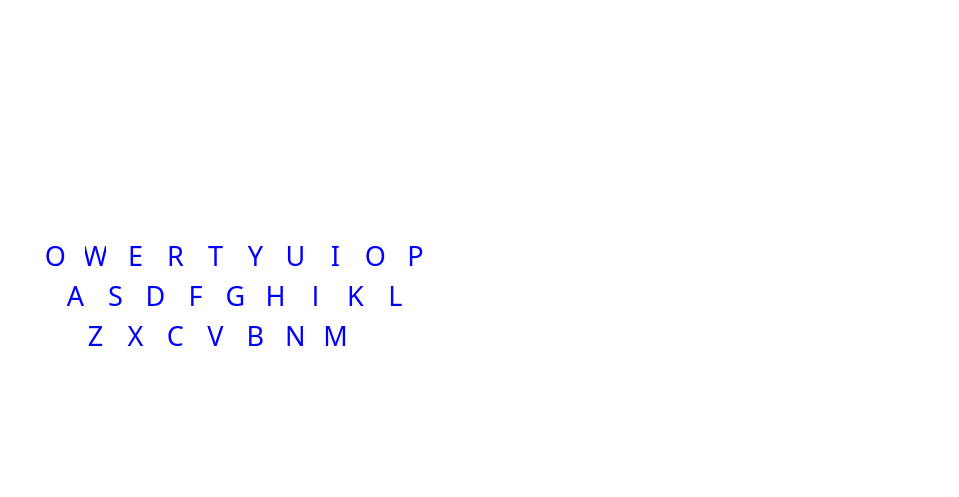
<?xml version="1.0" encoding="UTF-8"?>
<ui version="4.0">
 <class>MainWindow</class>
 <widget class="QMainWindow" name="MainWindow">
  <property name="geometry">
   <rect>
    <x>0</x>
    <y>0</y>
    <width>959</width>
    <height>497</height>
   </rect>
  </property>
  <property name="windowTitle">
   <string>MainWindow</string>
  </property>
  <property name="styleSheet">
   <string notr="true">background-color: #FFFFFF</string>
  </property>
  <widget class="QWidget" name="centralwidget">
   <widget class="QPushButton" name="btn_q">
    <property name="geometry">
     <rect>
      <x>40</x>
      <y>240</y>
      <width>31</width>
      <height>31</height>
     </rect>
    </property>
    <property name="font">
     <font>
      <family>휴먼편지체</family>
      <pointsize>20</pointsize>
     </font>
    </property>
    <property name="styleSheet">
     <string notr="true"> border: none;           /* 테두리 제거 */
 border-radius: 10px;    /* 둥근 모서리 */
 background-color: #FFFFFF; /* 배경색: 녹색 */
 color: blue;           /* 텍스트 색상 */
 padding: 5px</string>
    </property>
    <property name="text">
     <string>Q</string>
    </property>
   </widget>
   <widget class="QPushButton" name="btn_w">
    <property name="geometry">
     <rect>
      <x>80</x>
      <y>240</y>
      <width>31</width>
      <height>31</height>
     </rect>
    </property>
    <property name="font">
     <font>
      <family>휴먼편지체</family>
      <pointsize>20</pointsize>
     </font>
    </property>
    <property name="styleSheet">
     <string notr="true"> border: none;           /* 테두리 제거 */
 border-radius: 10px;    /* 둥근 모서리 */
 background-color: #FFFFFF; /* 배경색: 녹색 */
 color: blue;           /* 텍스트 색상 */
 padding: 5px</string>
    </property>
    <property name="text">
     <string>W</string>
    </property>
   </widget>
   <widget class="QPushButton" name="btn_e">
    <property name="geometry">
     <rect>
      <x>120</x>
      <y>240</y>
      <width>31</width>
      <height>31</height>
     </rect>
    </property>
    <property name="font">
     <font>
      <family>휴먼편지체</family>
      <pointsize>20</pointsize>
     </font>
    </property>
    <property name="styleSheet">
     <string notr="true"> border: none;           /* 테두리 제거 */
 border-radius: 10px;    /* 둥근 모서리 */
 background-color: #FFFFFF; /* 배경색: 녹색 */
 color: blue;           /* 텍스트 색상 */
 padding: 5px</string>
    </property>
    <property name="text">
     <string>E</string>
    </property>
   </widget>
   <widget class="QPushButton" name="btn_r">
    <property name="geometry">
     <rect>
      <x>160</x>
      <y>240</y>
      <width>31</width>
      <height>31</height>
     </rect>
    </property>
    <property name="font">
     <font>
      <family>휴먼편지체</family>
      <pointsize>20</pointsize>
     </font>
    </property>
    <property name="styleSheet">
     <string notr="true"> border: none;           /* 테두리 제거 */
 border-radius: 10px;    /* 둥근 모서리 */
 background-color: #FFFFFF; /* 배경색: 녹색 */
 color: blue;           /* 텍스트 색상 */
 padding: 5px</string>
    </property>
    <property name="text">
     <string>R</string>
    </property>
   </widget>
   <widget class="QPushButton" name="btn_t">
    <property name="geometry">
     <rect>
      <x>200</x>
      <y>240</y>
      <width>31</width>
      <height>31</height>
     </rect>
    </property>
    <property name="font">
     <font>
      <family>휴먼편지체</family>
      <pointsize>20</pointsize>
     </font>
    </property>
    <property name="styleSheet">
     <string notr="true"> border: none;           /* 테두리 제거 */
 border-radius: 10px;    /* 둥근 모서리 */
 background-color: #FFFFFF; /* 배경색: 녹색 */
 color: blue;           /* 텍스트 색상 */
 padding: 5px</string>
    </property>
    <property name="text">
     <string>T</string>
    </property>
   </widget>
   <widget class="QPushButton" name="btn_y">
    <property name="geometry">
     <rect>
      <x>240</x>
      <y>240</y>
      <width>31</width>
      <height>31</height>
     </rect>
    </property>
    <property name="font">
     <font>
      <family>휴먼편지체</family>
      <pointsize>20</pointsize>
     </font>
    </property>
    <property name="styleSheet">
     <string notr="true"> border: none;           /* 테두리 제거 */
 border-radius: 10px;    /* 둥근 모서리 */
 background-color: #FFFFFF; /* 배경색: 녹색 */
 color: blue;           /* 텍스트 색상 */
 padding: 5px</string>
    </property>
    <property name="text">
     <string>Y</string>
    </property>
   </widget>
   <widget class="QPushButton" name="btn_u">
    <property name="geometry">
     <rect>
      <x>280</x>
      <y>240</y>
      <width>31</width>
      <height>31</height>
     </rect>
    </property>
    <property name="font">
     <font>
      <family>휴먼편지체</family>
      <pointsize>20</pointsize>
     </font>
    </property>
    <property name="styleSheet">
     <string notr="true"> border: none;           /* 테두리 제거 */
 border-radius: 10px;    /* 둥근 모서리 */
 background-color: #FFFFFF; /* 배경색: 녹색 */
 color: blue;           /* 텍스트 색상 */
 padding: 5px</string>
    </property>
    <property name="text">
     <string>U</string>
    </property>
   </widget>
   <widget class="QPushButton" name="btn_i">
    <property name="geometry">
     <rect>
      <x>320</x>
      <y>240</y>
      <width>31</width>
      <height>31</height>
     </rect>
    </property>
    <property name="font">
     <font>
      <family>휴먼편지체</family>
      <pointsize>20</pointsize>
     </font>
    </property>
    <property name="styleSheet">
     <string notr="true"> border: none;           /* 테두리 제거 */
 border-radius: 10px;    /* 둥근 모서리 */
 background-color: #FFFFFF; /* 배경색: 녹색 */
 color: blue;           /* 텍스트 색상 */
 padding: 5px</string>
    </property>
    <property name="text">
     <string>I</string>
    </property>
   </widget>
   <widget class="QPushButton" name="btn_o">
    <property name="geometry">
     <rect>
      <x>360</x>
      <y>240</y>
      <width>31</width>
      <height>31</height>
     </rect>
    </property>
    <property name="font">
     <font>
      <family>휴먼편지체</family>
      <pointsize>20</pointsize>
     </font>
    </property>
    <property name="styleSheet">
     <string notr="true"> border: none;           /* 테두리 제거 */
 border-radius: 10px;    /* 둥근 모서리 */
 background-color: #FFFFFF; /* 배경색: 녹색 */
 color: blue;           /* 텍스트 색상 */
 padding: 5px</string>
    </property>
    <property name="text">
     <string>O</string>
    </property>
   </widget>
   <widget class="QPushButton" name="btn_p">
    <property name="geometry">
     <rect>
      <x>400</x>
      <y>240</y>
      <width>31</width>
      <height>31</height>
     </rect>
    </property>
    <property name="font">
     <font>
      <family>휴먼편지체</family>
      <pointsize>20</pointsize>
     </font>
    </property>
    <property name="styleSheet">
     <string notr="true"> border: none;           /* 테두리 제거 */
 border-radius: 10px;    /* 둥근 모서리 */
 background-color: #FFFFFF; /* 배경색: 녹색 */
 color: blue;           /* 텍스트 색상 */
 padding: 5px</string>
    </property>
    <property name="text">
     <string>P</string>
    </property>
   </widget>
   <widget class="QPushButton" name="btn_a">
    <property name="geometry">
     <rect>
      <x>60</x>
      <y>280</y>
      <width>31</width>
      <height>31</height>
     </rect>
    </property>
    <property name="font">
     <font>
      <family>휴먼편지체</family>
      <pointsize>20</pointsize>
     </font>
    </property>
    <property name="styleSheet">
     <string notr="true"> border: none;           /* 테두리 제거 */
 border-radius: 10px;    /* 둥근 모서리 */
 background-color: #FFFFFF; /* 배경색: 녹색 */
 color: blue;           /* 텍스트 색상 */
 padding: 5px</string>
    </property>
    <property name="text">
     <string>A</string>
    </property>
   </widget>
   <widget class="QPushButton" name="btn_s">
    <property name="geometry">
     <rect>
      <x>100</x>
      <y>280</y>
      <width>31</width>
      <height>31</height>
     </rect>
    </property>
    <property name="font">
     <font>
      <family>휴먼편지체</family>
      <pointsize>20</pointsize>
     </font>
    </property>
    <property name="styleSheet">
     <string notr="true"> border: none;           /* 테두리 제거 */
 border-radius: 10px;    /* 둥근 모서리 */
 background-color: #FFFFFF; /* 배경색: 녹색 */
 color: blue;           /* 텍스트 색상 */
 padding: 5px</string>
    </property>
    <property name="text">
     <string>S</string>
    </property>
   </widget>
   <widget class="QPushButton" name="btn_d">
    <property name="geometry">
     <rect>
      <x>140</x>
      <y>280</y>
      <width>31</width>
      <height>31</height>
     </rect>
    </property>
    <property name="font">
     <font>
      <family>휴먼편지체</family>
      <pointsize>20</pointsize>
     </font>
    </property>
    <property name="styleSheet">
     <string notr="true"> border: none;           /* 테두리 제거 */
 border-radius: 10px;    /* 둥근 모서리 */
 background-color: #FFFFFF; /* 배경색: 녹색 */
 color: blue;           /* 텍스트 색상 */
 padding: 5px</string>
    </property>
    <property name="text">
     <string>D</string>
    </property>
   </widget>
   <widget class="QPushButton" name="btn_f">
    <property name="geometry">
     <rect>
      <x>180</x>
      <y>280</y>
      <width>31</width>
      <height>31</height>
     </rect>
    </property>
    <property name="font">
     <font>
      <family>휴먼편지체</family>
      <pointsize>20</pointsize>
     </font>
    </property>
    <property name="styleSheet">
     <string notr="true"> border: none;           /* 테두리 제거 */
 border-radius: 10px;    /* 둥근 모서리 */
 background-color: #FFFFFF; /* 배경색: 녹색 */
 color: blue;           /* 텍스트 색상 */
 padding: 5px</string>
    </property>
    <property name="text">
     <string>F</string>
    </property>
   </widget>
   <widget class="QPushButton" name="btn_g">
    <property name="geometry">
     <rect>
      <x>220</x>
      <y>280</y>
      <width>31</width>
      <height>31</height>
     </rect>
    </property>
    <property name="font">
     <font>
      <family>휴먼편지체</family>
      <pointsize>20</pointsize>
     </font>
    </property>
    <property name="styleSheet">
     <string notr="true"> border: none;           /* 테두리 제거 */
 border-radius: 10px;    /* 둥근 모서리 */
 background-color: #FFFFFF; /* 배경색: 녹색 */
 color: blue;           /* 텍스트 색상 */
 padding: 5px</string>
    </property>
    <property name="text">
     <string>G</string>
    </property>
   </widget>
   <widget class="QPushButton" name="btn_h">
    <property name="geometry">
     <rect>
      <x>260</x>
      <y>280</y>
      <width>31</width>
      <height>31</height>
     </rect>
    </property>
    <property name="font">
     <font>
      <family>휴먼편지체</family>
      <pointsize>20</pointsize>
     </font>
    </property>
    <property name="styleSheet">
     <string notr="true"> border: none;           /* 테두리 제거 */
 border-radius: 10px;    /* 둥근 모서리 */
 background-color: #FFFFFF; /* 배경색: 녹색 */
 color: blue;           /* 텍스트 색상 */
 padding: 5px</string>
    </property>
    <property name="text">
     <string>H</string>
    </property>
   </widget>
   <widget class="QPushButton" name="btn_j">
    <property name="geometry">
     <rect>
      <x>300</x>
      <y>280</y>
      <width>31</width>
      <height>31</height>
     </rect>
    </property>
    <property name="font">
     <font>
      <family>휴먼편지체</family>
      <pointsize>20</pointsize>
     </font>
    </property>
    <property name="styleSheet">
     <string notr="true"> border: none;           /* 테두리 제거 */
 border-radius: 10px;    /* 둥근 모서리 */
 background-color: #FFFFFF; /* 배경색: 녹색 */
 color: blue;           /* 텍스트 색상 */
 padding: 5px</string>
    </property>
    <property name="text">
     <string>J</string>
    </property>
   </widget>
   <widget class="QPushButton" name="btn_k">
    <property name="geometry">
     <rect>
      <x>340</x>
      <y>280</y>
      <width>31</width>
      <height>31</height>
     </rect>
    </property>
    <property name="font">
     <font>
      <family>휴먼편지체</family>
      <pointsize>20</pointsize>
     </font>
    </property>
    <property name="styleSheet">
     <string notr="true"> border: none;           /* 테두리 제거 */
 border-radius: 10px;    /* 둥근 모서리 */
 background-color: #FFFFFF; /* 배경색: 녹색 */
 color: blue;           /* 텍스트 색상 */
 padding: 5px</string>
    </property>
    <property name="text">
     <string>K</string>
    </property>
   </widget>
   <widget class="QPushButton" name="btn_l">
    <property name="geometry">
     <rect>
      <x>380</x>
      <y>280</y>
      <width>31</width>
      <height>31</height>
     </rect>
    </property>
    <property name="font">
     <font>
      <family>휴먼편지체</family>
      <pointsize>20</pointsize>
     </font>
    </property>
    <property name="styleSheet">
     <string notr="true"> border: none;           /* 테두리 제거 */
 border-radius: 10px;    /* 둥근 모서리 */
 background-color: #FFFFFF; /* 배경색: 녹색 */
 color: blue;           /* 텍스트 색상 */
 padding: 5px</string>
    </property>
    <property name="text">
     <string>L</string>
    </property>
   </widget>
   <widget class="QPushButton" name="btn_z">
    <property name="geometry">
     <rect>
      <x>80</x>
      <y>320</y>
      <width>31</width>
      <height>31</height>
     </rect>
    </property>
    <property name="font">
     <font>
      <family>휴먼편지체</family>
      <pointsize>20</pointsize>
     </font>
    </property>
    <property name="styleSheet">
     <string notr="true"> border: none;           /* 테두리 제거 */
 border-radius: 10px;    /* 둥근 모서리 */
 background-color: #FFFFFF; /* 배경색: 녹색 */
 color: blue;           /* 텍스트 색상 */
 padding: 5px</string>
    </property>
    <property name="text">
     <string>Z</string>
    </property>
   </widget>
   <widget class="QPushButton" name="btn_x">
    <property name="geometry">
     <rect>
      <x>120</x>
      <y>320</y>
      <width>31</width>
      <height>31</height>
     </rect>
    </property>
    <property name="font">
     <font>
      <family>휴먼편지체</family>
      <pointsize>20</pointsize>
     </font>
    </property>
    <property name="styleSheet">
     <string notr="true"> border: none;           /* 테두리 제거 */
 border-radius: 10px;    /* 둥근 모서리 */
 background-color: #FFFFFF; /* 배경색: 녹색 */
 color: blue;           /* 텍스트 색상 */
 padding: 5px</string>
    </property>
    <property name="text">
     <string>X</string>
    </property>
   </widget>
   <widget class="QPushButton" name="btn_c">
    <property name="geometry">
     <rect>
      <x>160</x>
      <y>320</y>
      <width>31</width>
      <height>31</height>
     </rect>
    </property>
    <property name="font">
     <font>
      <family>휴먼편지체</family>
      <pointsize>20</pointsize>
     </font>
    </property>
    <property name="styleSheet">
     <string notr="true"> border: none;           /* 테두리 제거 */
 border-radius: 10px;    /* 둥근 모서리 */
 background-color: #FFFFFF; /* 배경색: 녹색 */
 color: blue;           /* 텍스트 색상 */
 padding: 5px</string>
    </property>
    <property name="text">
     <string>C</string>
    </property>
   </widget>
   <widget class="QPushButton" name="btn_v">
    <property name="geometry">
     <rect>
      <x>200</x>
      <y>320</y>
      <width>31</width>
      <height>31</height>
     </rect>
    </property>
    <property name="font">
     <font>
      <family>휴먼편지체</family>
      <pointsize>20</pointsize>
     </font>
    </property>
    <property name="styleSheet">
     <string notr="true"> border: none;           /* 테두리 제거 */
 border-radius: 10px;    /* 둥근 모서리 */
 background-color: #FFFFFF; /* 배경색: 녹색 */
 color: blue;           /* 텍스트 색상 */
 padding: 5px</string>
    </property>
    <property name="text">
     <string>V</string>
    </property>
   </widget>
   <widget class="QPushButton" name="btn_b">
    <property name="geometry">
     <rect>
      <x>240</x>
      <y>320</y>
      <width>31</width>
      <height>31</height>
     </rect>
    </property>
    <property name="font">
     <font>
      <family>휴먼편지체</family>
      <pointsize>20</pointsize>
     </font>
    </property>
    <property name="styleSheet">
     <string notr="true"> border: none;           /* 테두리 제거 */
 border-radius: 10px;    /* 둥근 모서리 */
 background-color: #FFFFFF; /* 배경색: 녹색 */
 color: blue;           /* 텍스트 색상 */
 padding: 5px</string>
    </property>
    <property name="text">
     <string>B</string>
    </property>
   </widget>
   <widget class="QPushButton" name="btn_n">
    <property name="geometry">
     <rect>
      <x>280</x>
      <y>320</y>
      <width>31</width>
      <height>31</height>
     </rect>
    </property>
    <property name="font">
     <font>
      <family>휴먼편지체</family>
      <pointsize>20</pointsize>
     </font>
    </property>
    <property name="styleSheet">
     <string notr="true"> border: none;           /* 테두리 제거 */
 border-radius: 10px;    /* 둥근 모서리 */
 background-color: #FFFFFF; /* 배경색: 녹색 */
 color: blue;           /* 텍스트 색상 */
 padding: 5px</string>
    </property>
    <property name="text">
     <string>N</string>
    </property>
   </widget>
   <widget class="QPushButton" name="btn_m">
    <property name="geometry">
     <rect>
      <x>320</x>
      <y>320</y>
      <width>31</width>
      <height>31</height>
     </rect>
    </property>
    <property name="font">
     <font>
      <family>휴먼편지체</family>
      <pointsize>20</pointsize>
     </font>
    </property>
    <property name="styleSheet">
     <string notr="true"> border: none;           /* 테두리 제거 */
 border-radius: 10px;    /* 둥근 모서리 */
 background-color: #FFFFFF; /* 배경색: 녹색 */
 color: blue;           /* 텍스트 색상 */
 padding: 5px</string>
    </property>
    <property name="text">
     <string>M</string>
    </property>
   </widget>
   <widget class="QLabel" name="hintlabel">
    <property name="geometry">
     <rect>
      <x>170</x>
      <y>70</y>
      <width>131</width>
      <height>31</height>
     </rect>
    </property>
    <property name="font">
     <font>
      <family>휴먼편지체</family>
      <pointsize>20</pointsize>
     </font>
    </property>
    <property name="text">
     <string/>
    </property>
    <property name="alignment">
     <set>Qt::AlignCenter</set>
    </property>
   </widget>
   <widget class="QLabel" name="answerlabel">
    <property name="geometry">
     <rect>
      <x>60</x>
      <y>140</y>
      <width>361</width>
      <height>21</height>
     </rect>
    </property>
    <property name="font">
     <font>
      <family>휴먼편지체</family>
      <pointsize>20</pointsize>
     </font>
    </property>
    <property name="text">
     <string/>
    </property>
    <property name="alignment">
     <set>Qt::AlignCenter</set>
    </property>
   </widget>
   <widget class="QLabel" name="imagelabel">
    <property name="geometry">
     <rect>
      <x>510</x>
      <y>40</y>
      <width>381</width>
      <height>361</height>
     </rect>
    </property>
    <property name="text">
     <string/>
    </property>
   </widget>
   <widget class="QLabel" name="uselabel">
    <property name="geometry">
     <rect>
      <x>90</x>
      <y>370</y>
      <width>271</width>
      <height>16</height>
     </rect>
    </property>
    <property name="font">
     <font>
      <family>휴먼편지체</family>
      <pointsize>14</pointsize>
     </font>
    </property>
    <property name="text">
     <string/>
    </property>
   </widget>
  </widget>
  <widget class="QMenuBar" name="menubar">
   <property name="geometry">
    <rect>
     <x>0</x>
     <y>0</y>
     <width>959</width>
     <height>21</height>
    </rect>
   </property>
  </widget>
  <widget class="QStatusBar" name="statusbar"/>
 </widget>
 <resources/>
 <connections/>
</ui>
